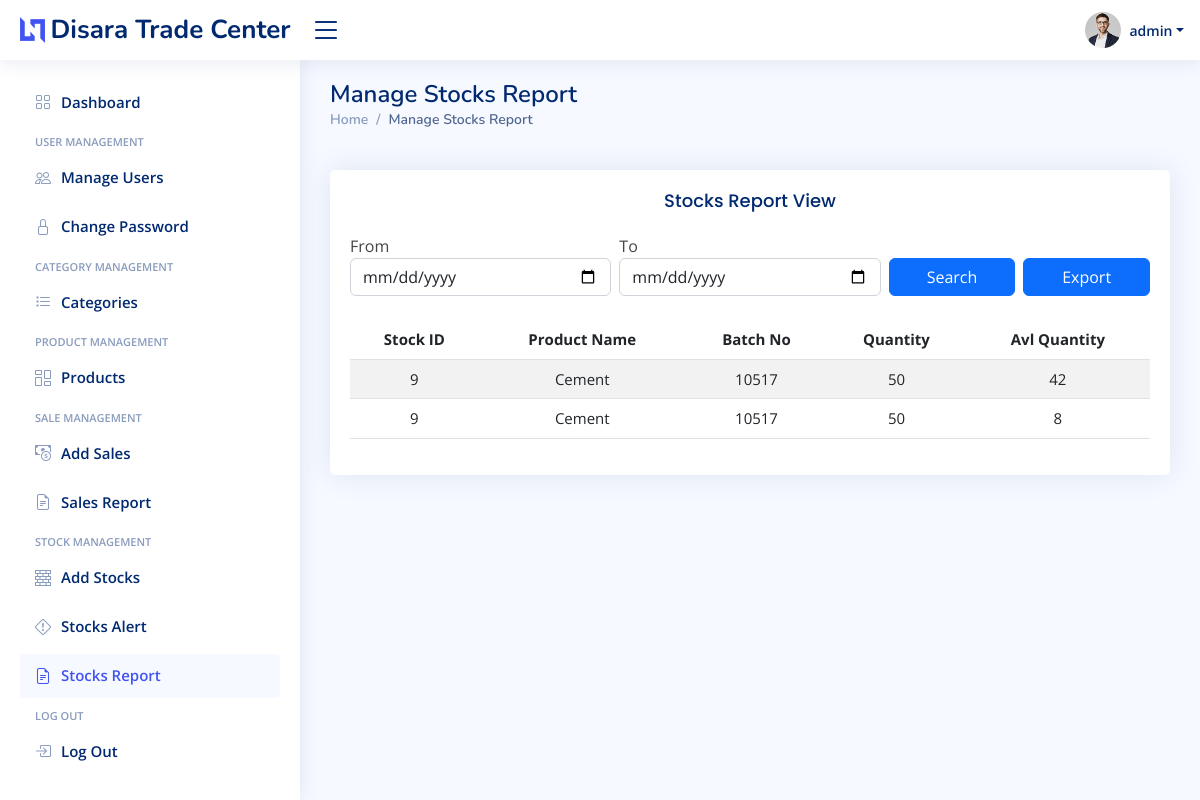
/Stocks_Report.php (signed in), run on the app's committed database.
### tables this page shows
CREATE TABLE `stocks` (
  `s_id` int NOT NULL AUTO_INCREMENT,
  `pro_id` int NOT NULL,
  `batch_no` int NOT NULL,
  `quantity` int NOT NULL,
  `buy_price` int NOT NULL,
  `sale_price` int NOT NULL,
  `add_date` datetime NOT NULL DEFAULT CURRENT_TIMESTAMP,
  PRIMARY KEY (`s_id`)
);

CREATE TABLE `products` (
  `pro_id` int unsigned NOT NULL AUTO_INCREMENT,
  `pro_name` varchar(255) NOT NULL,
  `categorie_id` int unsigned NOT NULL,
  `media_file` varchar(100) NOT NULL DEFAULT '0',
  `st_alert` int NOT NULL DEFAULT '0',
  `created` datetime NOT NULL DEFAULT CURRENT_TIMESTAMP,
  PRIMARY KEY (`pro_id`)
);

CREATE TABLE `sales` (
  `sales_id` int unsigned NOT NULL AUTO_INCREMENT,
  `stock_id` int unsigned NOT NULL,
  `qty` int NOT NULL,
  `date` date NOT NULL,
  PRIMARY KEY (`sales_id`)
);

### Stocks_Report.php (the view, shortened to what this page needs)
<?php
require_once "config/database.php";
require_once "layout/header.php";
require_once "layout/footer.php";
echo <<<EOT
<main id="main" class="main">
    <div class="pagetitle">
        <h1>Manage Stocks Report</h1>
        <nav>
            <ol class="breadcrumb">
                <li class="breadcrumb-item"><a href="Dashboard.php">Home</a></li>
                <li class="breadcrumb-item active">Manage Stocks Report</li>
            </ol>
        </nav>
    </div>
    <br>
    <div class="row">
    <div class="col-lg-12">
        <div class="card">
            <div class="card-body">
            <h5 class="card-title" style="text-align: center;">Stocks Report View</h5>
            <form method='GET'>
            <div class='row g-2'>
                <div class='col-12 col-lg-4'>
                  <lable class='form-label'>From</lable>
                  <input class='form-control' type='date' id='from' name='from'/>
                </div>
                <div class='col-12 col-lg-4'>
                  <lable class='form-label'>To</lable>
                  <input class='form-control' type='date' id='to' name='to'/>
                </div>
                <div class='col-12 col-lg-2 d-grid'>
                   <button class='btn btn-primary mt-4' action='Sales_Report.php' type='submit'>Search</button>
                </div>
                <div class='col-12 col-lg-2 d-grid'>
                   <a  class="btn btn-primary mt-4" href='Stocks_Report_Export.php' >Export</a>
                </div>
            </div>
            </form>
                <br>
                <div style="overflow-x:auto;">
                    <table class="table table-striped" style="text-align:center; white-space:nowrap;font-size: 15px; "
                        id="dataTable" width="100%" cellspacing="0">
                        <thead>
                            <tr>
                                <th scope="col">Stock ID</th>
                                <th scope="col">Product Name</th>
                                <th scope="col">Batch No</th>
                                <th scope="col">Quantity</th>
                                <th scope="col">Avl Quantity</th>
                            </tr>
                        </thead>
                        <tbody>
EOT;
$sql = "";
if (!empty($_GET['from']) && !empty($_GET['to'])) {
    $sql = "SELECT *, (SUM(stocks.quantity) - SUM(sales.qty)) AS 'avlqty'
  FROM sales
  LEFT JOIN stocks ON sales.stock_id = stocks.s_id
  LEFT JOIN products ON stocks.pro_id = products.pro_id
  WHERE DATE(stocks.add_date) BETWEEN '" . $_GET['from'] . "' AND '" . $_GET['to'] . "' GROUP BY stocks.s_id;";
} elseif (!empty($_GET['to'])) {
    $sql = "SELECT *, (SUM(stocks.quantity) - SUM(sales.qty)) AS 'avlqty'
   FROM sales
   LEFT JOIN stocks ON sales.stock_id = stocks.s_id
   LEFT JOIN products ON stocks.pro_id = products.pro_id
   WHERE DATE(stocks.add_date) < '" . $_GET['to'] . "' GROUP BY stocks.s_id;";
} else {
    $sql = "SELECT *
    FROM stocks
    INNER JOIN products ON stocks.pro_id = products.pro_id
    INNER JOIN sales ON stocks.s_id=sales.stock_id;";
}
$result = $conn->query($sql);
if ($result->num_rows > 0) {
    while ($row = $result->fetch_assoc()) {
        echo "<tr><td>" . $row["s_id"] . "</td>
	<td>" . $row["pro_name"] . "</td>
    <td>" . $row["batch_no"] . "</td>
    <td>" . $row["quantity"] . "</td>
    <td>" . $row["quantity"] - $row["qty"] . "</td></tr>";
    }
    echo "</tbody></table></div></div></div></div>";
} else {
    echo "
    <tr>
      <td colspan='5'>No data to show <br/> Search again</td>
    </tr>";
    echo "</tbody></table></div></div></div></div>";
}
echo "</main>";

### assets/css/style.css (style rules this page uses)
:root { scroll-behavior: smooth; }
body { font-family: "Open Sans", sans-serif; background: #f6f9ff; color: #444444; }
a { color: #4154f1; text-decoration: none; }
h1, h2, h3, h4, h5, h6 { font-family: "Nunito", sans-serif; }
#main { margin-top: 60px; padding: 20px 30px; transition: all 0.3s; }
.pagetitle { margin-bottom: 10px; }
.pagetitle h1 { font-size: 24px; margin-bottom: 0; font-weight: 600; color: #012970; }
.card { margin-bottom: 30px; border: none; border-radius: 5px; box-shadow: 0px 0 30px rgba(1, 41, 112, 0.1); }
.card-title { padding: 20px 0 15px 0; font-size: 18px; font-weight: 500; color: #012970; font-family: "Poppins", sans-serif; }
.card-body { padding: 0 20px 20px 20px; }
.breadcrumb { font-size: 14px; font-family: "Nunito", sans-serif; color: #899bbd; font-weight: 600; }
.breadcrumb a { color: #899bbd; transition: 0.3s; }
.breadcrumb .breadcrumb-item::before { color: #899bbd; }
.breadcrumb .active { color: #51678f; font-weight: 600; }
@media (min-width: 1200px) { #main, #footer { margin-left: 300px; } }

### data on the page
stocks: s_id "9", pro.pro_name "Cement", batch_no "10517", quantity "50", $row['quantity']-$row['qty'] "42", $row['quantity']-$row['qty'] "8"

### other printed values
$_SESSION['username'] "admin"
